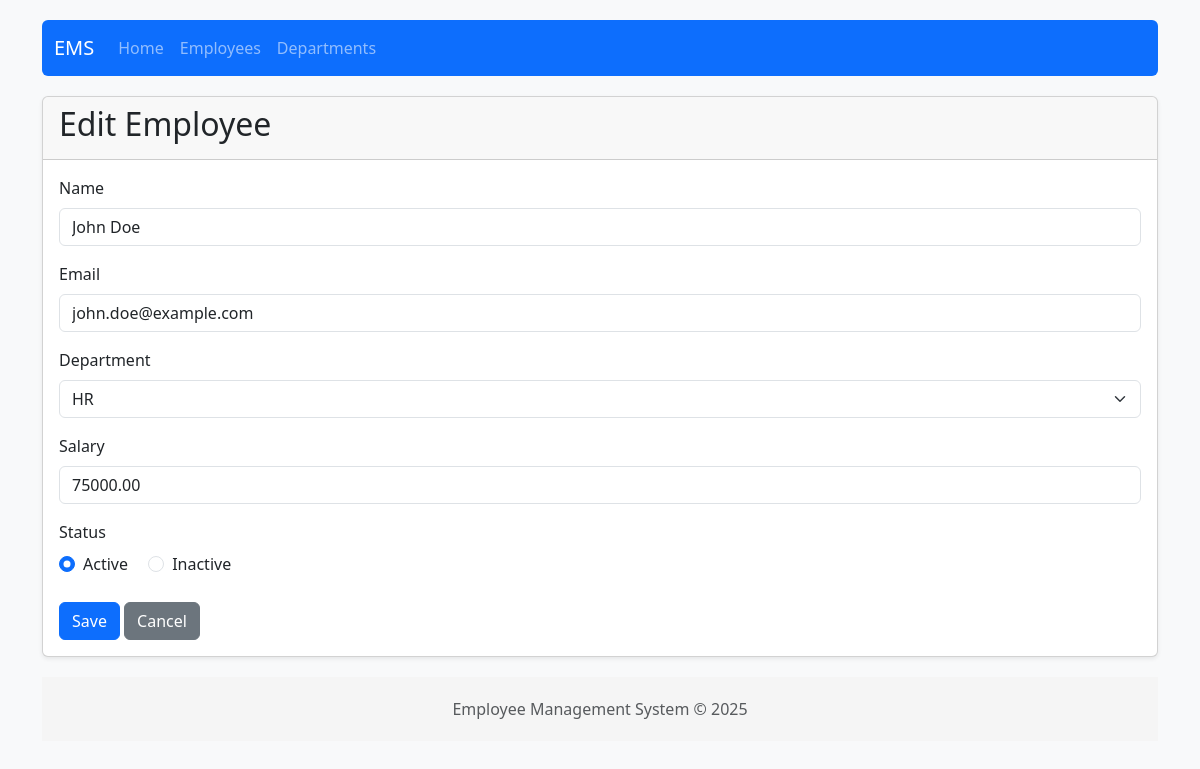
Screenshot of /employees/1/update/ with the database file from the repository.
### employees/models.py (models this page shows, shortened)
class Employee(models.Model):
    STATUS_CHOICES = (
        (True, 'Active'),
        (False, 'Inactive'),
    )
    name = models.CharField(max_length=100)
    email = models.EmailField(unique=True)
    department = models.ForeignKey(Department, on_delete=models.CASCADE)
    salary = models.DecimalField(max_digits=10, decimal_places=2)
    status = models.BooleanField(default=True, choices=STATUS_CHOICES)

### employees/views.py (the view)
# urls.py: path('employees/<int:pk>/update/', views.employee_update, name='employee_update'),
def employee_update(request, pk):
    employee = get_object_or_404(Employee, pk=pk)
    if request.method == 'POST':
        form = EmployeeForm(request.POST, instance=employee)
        if form.is_valid():
            form.save()
            messages.success(request, 'Employee updated successfully!')
            return redirect('employee_list')
    else:
        form = EmployeeForm(instance=employee)
    return render(request, 'employees/employee_form.html', {'form': form, 'employee': employee})

### employees/forms.py (shortened to what this page needs)
class EmployeeForm(forms.ModelForm):
    class Meta:
        model = Employee
        fields = ['name', 'email', 'department', 'salary', 'status']

### employees/templates/employees/employee_form.html (shortened to what this page needs)
{% extends 'employees/base.html' %}
{% block content %}
<div class="card">
    <div class="card-header">
        <h2>{% if employee %}Edit{% else %}Add New{% endif %} Employee</h2>
    </div>
    <div class="card-body">
        <form method="post" novalidate>
            <div class="mb-3">
                <label for="{{ form.name.id_for_label }}" class="form-label">Name</label>
                <input type="text" class="form-control {% if form.name.errors %}is-invalid{% endif %}"
                       id="{{ form.name.id_for_label }}" name="{{ form.name.name }}"
                       value="{{ form.name.value|default:'' }}">
            </div>
            <div class="mb-3">
                <label for="{{ form.email.id_for_label }}" class="form-label">Email</label>
                <input type="email" class="form-control {% if form.email.errors %}is-invalid{% endif %}"
                       id="{{ form.email.id_for_label }}" name="{{ form.email.name }}"
                       value="{{ form.email.value|default:'' }}">
            </div>
            <div class="mb-3">
                <label for="{{ form.department.id_for_label }}" class="form-label">Department</label>
                <select class="form-select {% if form.department.errors %}is-invalid{% endif %}"
                        id="{{ form.department.id_for_label }}" name="{{ form.department.name }}">
                    {% for choice in form.department.field.queryset %}
                        <option value="{{ choice.id }}"
                            {% if form.department.value|stringformat:"s" == choice.id|stringformat:"s" %}selected{% endif %}>
                            {{ choice.name }}
                        </option>
                    {% endfor %}
                </select>
            </div>
            <div class="mb-3">
                <label for="{{ form.salary.id_for_label }}" class="form-label">Salary</label>
                <input type="number" step="0.01" class="form-control {% if form.salary.errors %}is-invalid{% endif %}"
                       id="{{ form.salary.id_for_label }}" name="{{ form.salary.name }}"
                       value="{{ form.salary.value|default:'' }}">
            </div>
            <div class="mb-3">
                <label class="form-label">Status</label>
                <div>
                    <div class="form-check form-check-inline">
                        <input class="form-check-input" type="radio" name="{{ form.status.name }}"
                               id="{{ form.status.id_for_label }}_active" value="True"
                               {% if form.status.value == True or not employee %}checked{% endif %}>
                        <label class="form-check-label" for="{{ form.status.id_for_label }}_active">Active</label>
                    </div>
                    <div class="form-check form-check-inline">
                        <input class="form-check-input" type="radio" name="{{ form.status.name }}"
                               id="{{ form.status.id_for_label }}_inactive" value="False"
                               {% if form.status.value == False %}checked{% endif %}>
                        <label class="form-check-label" for="{{ form.status.id_for_label }}_inactive">Inactive</label>
                    </div>
                </div>
            </div>
            <div class="mt-4">
                <button type="submit" class="btn btn-primary">Save</button>
                <a href="{% url 'employee_list' %}" class="btn btn-secondary">Cancel</a>
            </div>
        </form>
    </div>
</div>
{% endblock %}

### employees/templates/employees/base.html (style rules this page uses)
body { padding-top: 20px; background-color: #f8f9fa; }
.card { box-shadow: 0 0.125rem 0.25rem rgba(0, 0, 0, 0.075); margin-bottom: 20px; }

### rows the page displays
Employee: name "John Doe", email "john.doe@example.com", salary "75000.00"

### other values shown
form field department "HR"
